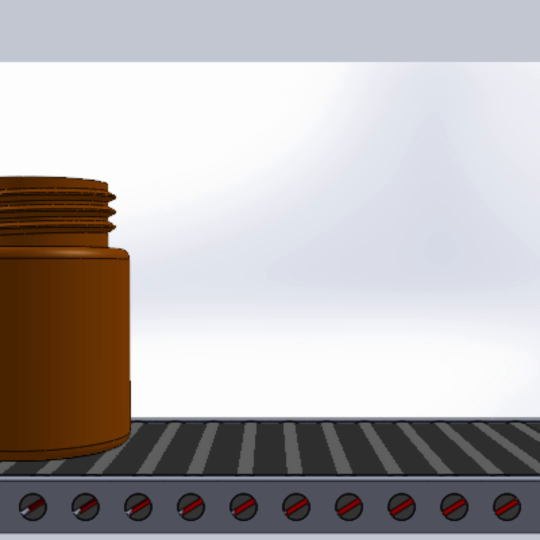
#> input picture frame 44 of video3.mp4, 1080 x 1080 px, given in place of the camera (shown at 1/2 size)
$ python TestChupAnh.py
#> lines starting #> are read from the running program, lines starting #| are printed output that depends on the picture
import cv2
import numpy as np
import serial

def round_d(x):
    if x < 35:
        x1 = abs(x - 30)
        x2 = abs(x - 35)
        if x1 < x2: return(30)
        elif x1 >= x2: return(35)
    if x >= 35:
        x1 = abs(x - 35)
        x2 = abs(x - 40)
        if x1 < x2: return(35)
        elif x1 >= x2: return(40)

def round_l(y):
    y1 = abs(y - 50)
    y2 = abs(y - 60)
    if y1 < y2: return(50)
    elif y1 >= y2: return(60)

ser = serial.Serial('COM11', 115200)

video_path = 'video3.mp4'
#cap = cv2.VideoCapture(video_path)
cap = cv2.VideoCapture(1)

if not cap.isOpened():
    print("Không thể mở video")
    exit()

image = None

while True:
    ret, frame = cap.read()
#> frame is the input picture: shape (1080, 1080, 3); mean B, G, R 177.2, 177.1, 181.2
    if not ret:
        print("Kết thúc nhận diện")
        break

    height, width, _ = frame.shape
#> height = 1080; width = 1080

    roi_height = 650
    roi_width = 550
    roi_x = 325
    roi_y = 300

    roi_frame = frame[roi_y:roi_y + roi_height, roi_x:roi_x + roi_width]
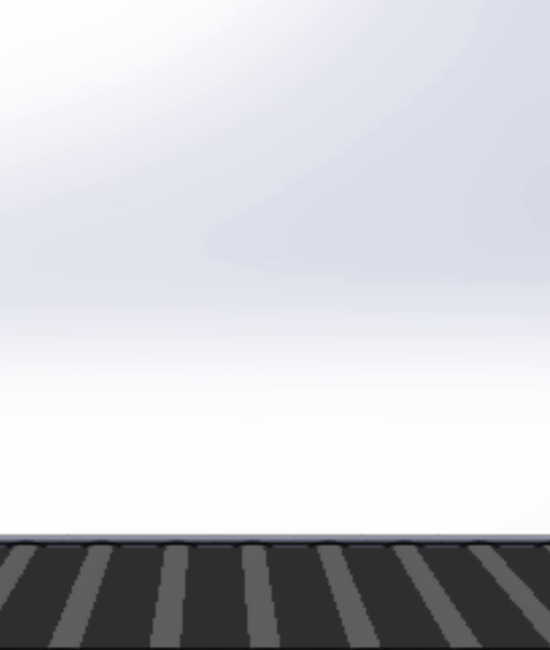
#> roi_frame: shape (650, 550, 3); mean B, G, R 211.5, 207.2, 205.9
    start_point = (roi_x, roi_y)
    end_point = (roi_x + roi_width, roi_y + roi_height)
    sensorX = 400

    cv2.rectangle(frame, start_point, end_point, (0,0,255), 2)
    cv2.line(frame, (roi_x + sensorX,roi_y), (roi_x + sensorX,roi_y + roi_height),(255,0,255), 2)
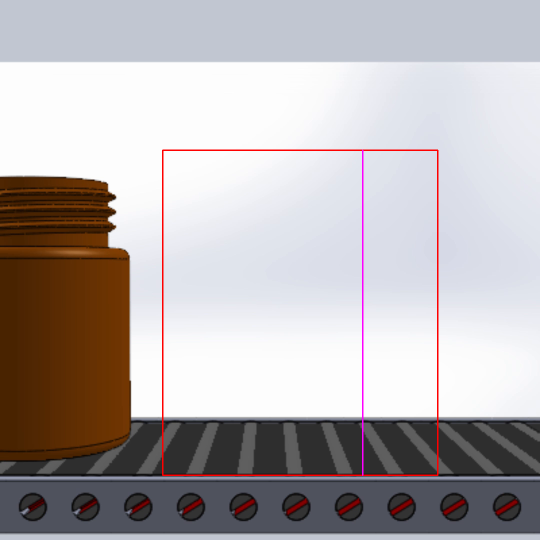
#> frame: shape (1080, 1080, 3) (shown at 1/2 size); mean B, G, R 176.2, 175.7, 181.8

    frame1 = cv2.resize(frame, (0, 0), fx=0.5, fy=0.5)
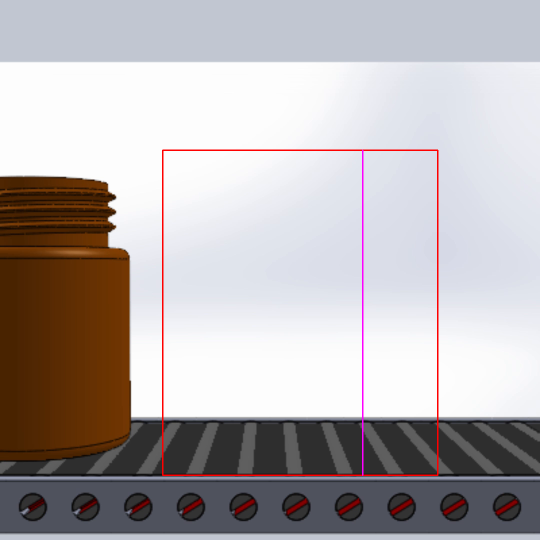
#> frame1: shape (540, 540, 3); mean B, G, R 176.3, 175.7, 181.8
    cv2.imshow('Video', frame1)

#> (the run stopped early here; a loop or call above may not have finished)

$ run again, starting later in the video
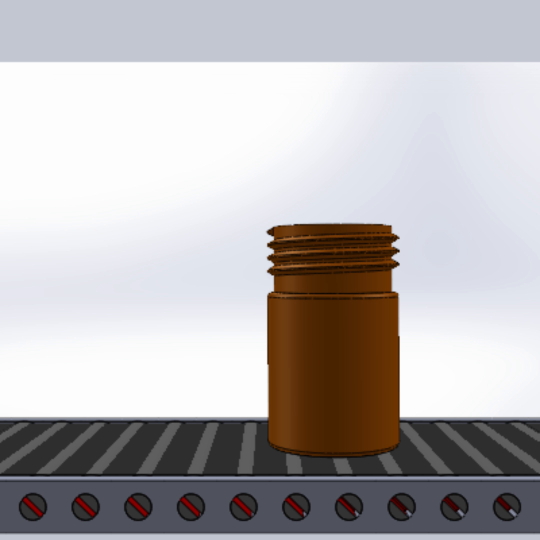
#> input picture frame 200 of video3.mp4, 1080 x 1080 px, given in place of the camera (shown at 1/2 size)
#> frame is the input picture: shape (1080, 1080, 3); mean B, G, R 182, 181, 184.1
#> `roi_frame = frame[roi_y:roi_y + roi_height, roi_x:roi_x + roi_width]`:
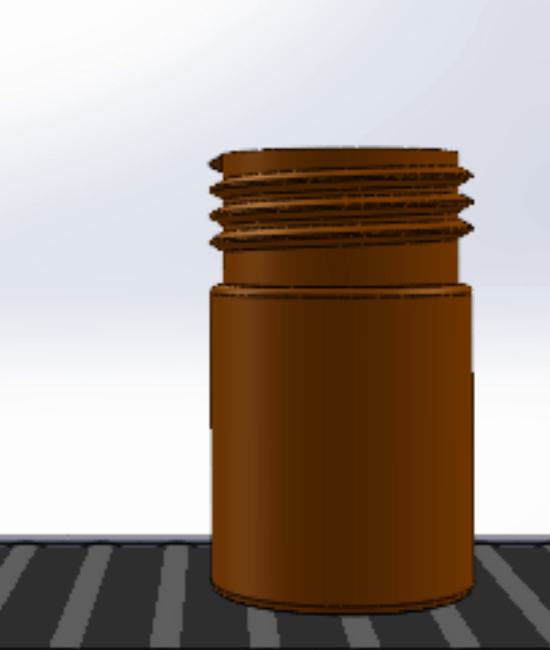
#> roi_frame: shape (650, 550, 3); mean B, G, R 141.7, 151.2, 164.5
#> `frame1 = cv2.resize(frame, (0, 0), fx=0.5, fy=0.5)`:
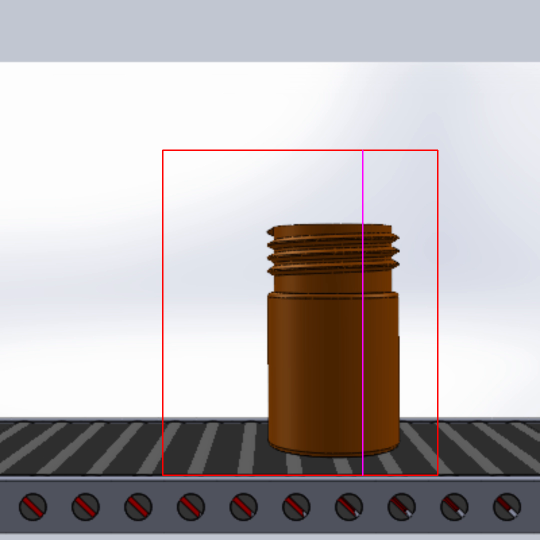
#> frame1: shape (540, 540, 3); mean B, G, R 181.3, 179.9, 184.9

$ run again, starting later in the video
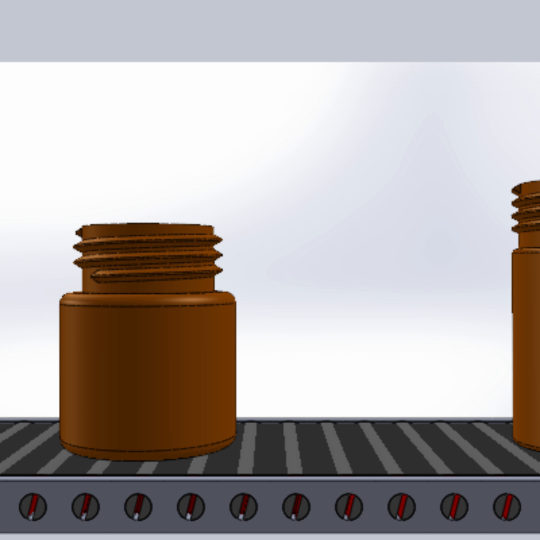
#> input picture frame 356 of video3.mp4, 1080 x 1080 px, given in place of the camera (shown at 1/2 size)
#> frame is the input picture: shape (1080, 1080, 3); mean B, G, R 170.4, 171.9, 177.7
#> `roi_frame = frame[roi_y:roi_y + roi_height, roi_x:roi_x + roi_width]`:
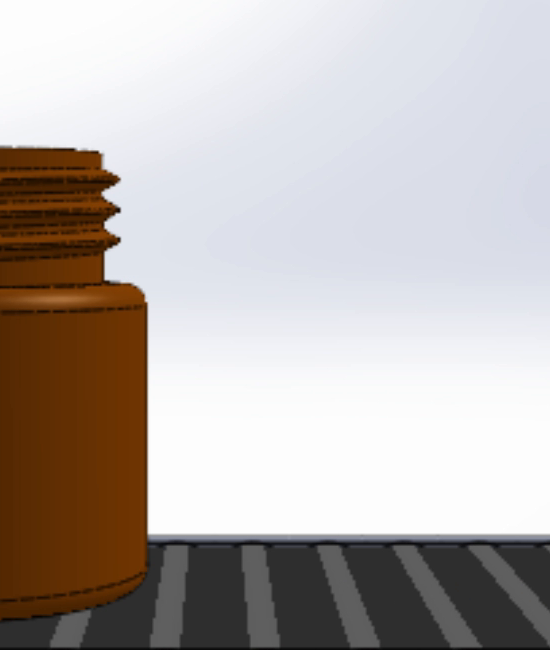
#> roi_frame: shape (650, 550, 3); mean B, G, R 174.4, 178.1, 185.3
#> `frame1 = cv2.resize(frame, (0, 0), fx=0.5, fy=0.5)`:
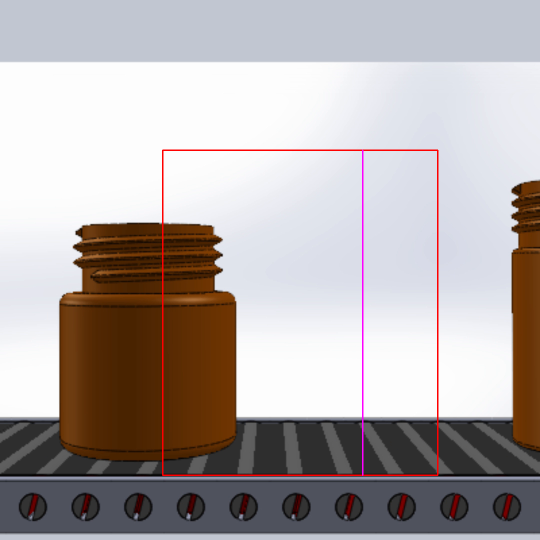
#> frame1: shape (540, 540, 3); mean B, G, R 169.7, 170.8, 178.5
